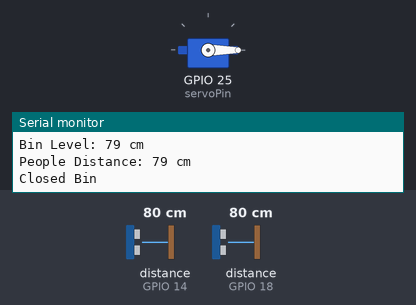
Bench run of a sketch on a simulated ESP32. Shown: servo, the last lines printed to the serial monitor. Wiring (inferred from the names in the program): 2 × ultrasonic range finder: trigger GPIO 19, echo GPIO 18 / trigger GPIO 27, echo GPIO 14. Inputs (shaded band) come from the test bench; at power-on: distance to the obstacle (sensors on GPIO 18, GPIO 14) 80 cm. The echo pulse lasts 58.3 µs per cm; WiFi joins after 1.5 s; servers stay silent unless stated; no MQTT or app messages arrive unless stated.

Above: at 6.3 s.
6.4 s: distance to the obstacle (sensor on GPIO 18) set to 33 cm
9.5 s: distance to the obstacle (sensor on GPIO 18) set to 27 cm
At 10.8 s:
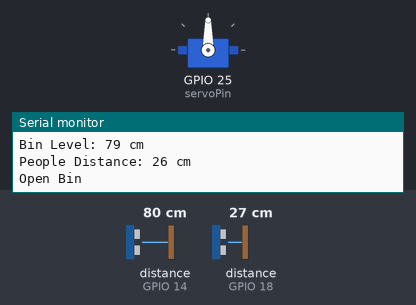
14.1 s: distance to the obstacle (sensor on GPIO 18) set to 35 cm
At 16.5 s:
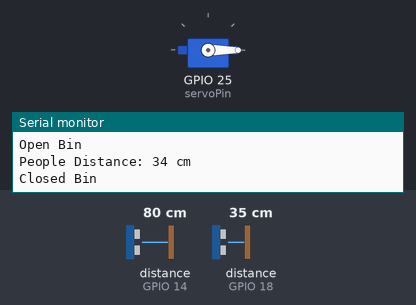
16.8 s: distance to the obstacle (sensor on GPIO 18) set to 2 cm
At 18.8 s:
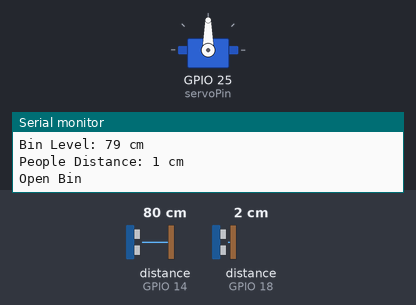
Timing chart, 0 to 20.3 s (numbered marks = the images above; inputs shaded):
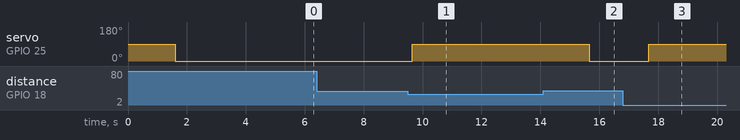

The sketch:

Trash-bin.ino
```cpp
#include <WiFi.h>
#include <PubSubClient.h>
#include <HTTPClient.h>
#include <TinyGPS++.h>
#include <ESP32Servo.h>

// Constants for WiFi and MQTT
#define BOT_TOKEN "6413828101:AAGNvkCAkJpLkGToVaOPw7ZKdPrVLN_azLc"
#define CHAT_ID "-4274668427"

const char* ssid = "OPPO Reno10 5G";
const char* password = "heyyy143";
const char* mqtt_server = "broker.netpie.io";
const int mqtt_port = 1883;
const char* mqtt_Client = "0a2f4c80-c9fc-4ffa-bf62-46198467ec17";
const char* mqtt_username = "ehuh73WJ7ZPQAnEFw2MT95gjPkpnD9PY";
const char* mqtt_password = "xsznRfmAZRz2HoteEnNB9GsiinE5z9sA";

// Constants for hardware connections
const int echoPin = 14;
const int trigPin = 27;
const float binHeight = 30.0; // Height of the bin in cm

// Constants for ultrasonic for servo motor
const int UlechoPin = 18;
const int UltrigPin = 19;
const float lenght = 30.0; // Lenght of people in front of bin in cm

// Constants for servo motor
const int servoPin = 25;
int pos = 0;

Servo myservo;
WiFiClient espClient;
TinyGPSPlus gps;
PubSubClient client(espClient);

// Use hardware serial port 2 for GPS
HardwareSerial mySerial(2);

long duration;
int distance;
long Ulduration;
int Uldistance;
int binLevel;

void setup_wifi() {
  Serial.begin(9600);
  delay(10);
  Serial.println();
  Serial.print("Connecting to ");
  Serial.println(ssid);

  WiFi.begin(ssid, password);

  while (WiFi.status() != WL_CONNECTED) {
    delay(500);
    Serial.print(".");
  }

  Serial.println();
  Serial.println("WiFi connected");
  Serial.print("IP address: ");
  Serial.println(WiFi.localIP());
}

void callback(char* topic, byte* payload, unsigned int length) {
  // Handle incoming messages if necessary
}

void reconnect() {
  while (!client.connected()) {
    Serial.print("Attempting MQTT connection...");
    if (client.connect(mqtt_Client, mqtt_username, mqtt_password)) {
      Serial.println("connected");
    } else {
      Serial.print("failed, rc=");
      Serial.print(client.state());
      Serial.println(" try again in 5 seconds");
      delay(5000);
    }
  }
}

void sendTelegramMessage(String message) {
  if (WiFi.status() == WL_CONNECTED) {
    HTTPClient http;
    String url = "https://api.telegram.org/bot" + String(BOT_TOKEN) + "/sendMessage?chat_id=" + String(CHAT_ID) + "&text=" + message;

    Serial.print("Telegram URL: ");
    Serial.println(url);

    http.begin(url);
    int httpCode = http.GET();

    Serial.print("HTTP Code: ");
    Serial.println(httpCode);

    if (httpCode > 0) {
      String payload = http.getString();
      Serial.println("Telegram Response:");
      Serial.println(payload);
    } else {
      Serial.println("Error sending message to Telegram.");
    }
    http.end();
  } else {
    Serial.println("WiFi not connected. Cannot send message to Telegram.");
  }
}


void setup() {
  pinMode(trigPin, OUTPUT);
  pinMode(echoPin, INPUT);

  pinMode(UltrigPin, OUTPUT);
  pinMode(UlechoPin, INPUT);

  myservo.attach(servoPin);

  Serial.begin(9600);
  delay(10);
  Serial.println();
  Serial.println("Initializing...");

  setup_wifi();

  client.setServer(mqtt_server, mqtt_port);
  client.setCallback(callback);

  // Initialize hardware serial for GPS
  mySerial.begin(9600, SERIAL_8N1, 16, 17); // TX=17, RX=16

  Serial.println("Setup completed.");
}

void loop() {
  if (!client.connected()) {
    reconnect();
  }
  client.loop();

  // Measure distance and calculate bin level
  digitalWrite(UltrigPin, HIGH);
  delayMicroseconds(1000);
  digitalWrite(UltrigPin, LOW);

  Ulduration = pulseIn(UlechoPin, HIGH);
  Uldistance = Ulduration * 0.034 / 2; // Convert to distance in cm

  Serial.print("People Distance: ");
  Serial.print(Uldistance);
  Serial.println(" cm");
  if(Uldistance < 30){
    pos = 90;
    myservo.write(pos);
    Serial.println("Open Bin");
    delay(1000);
  }
  else {
    pos = 0;
    myservo.write(pos);
    Serial.println("Closed Bin");
    delay(1000);
    // Measure distance and calculate bin level
    digitalWrite(trigPin, LOW);
    delayMicroseconds(2);
    digitalWrite(trigPin, HIGH);
    delayMicroseconds(10);
    digitalWrite(trigPin, LOW);

    duration = pulseIn(echoPin, HIGH);
    distance = duration * 0.034 / 2; // Convert to distance in cm
    binLevel = map(distance, binHeight, 0, 0, 100); // Map distance to bin level percentage

    Serial.print("Bin Level: ");
    Serial.print(distance);
    Serial.println(" cm");

    // Construct JSON payload
    String payload = "{\"data\":{\"reported\":{\"distance\": " + String(distance) + ", \"level\": " + String(binLevel) + "}}}";

    // Convert payload to char array
    char msg[payload.length() + 1];
    payload.toCharArray(msg, payload.length() + 1);

    // Publish to Netpie shadow
    client.publish("@shadow/data/update", msg);
    if (binLevel >= 85) {
      sendTelegramMessage("⚠️ Trash bin is approaching full capacity. Current level: " + String(binLevel));
    } else if (binLevel >= 95) {
      sendTelegramMessage("🗑 Trash bin is full!");
    }
  }
  delay(1000); // Delay between measurements
}
```

Measured:
- the behaviour switches between 31 and 30 cm on distance to the obstacle (sensor on GPIO 18) (found by bisection; images 0 and 1)
- after the input at 9.5 s, servo on GPIO 25 (servoPin): 0° → 90° after 0.15 s
- after the input at 14.1 s, servo on GPIO 25 (servoPin): 90° → 0° after 1.6 s
- after the input at 16.8 s, servo on GPIO 25 (servoPin): 0° → 90° after 0.87 s
